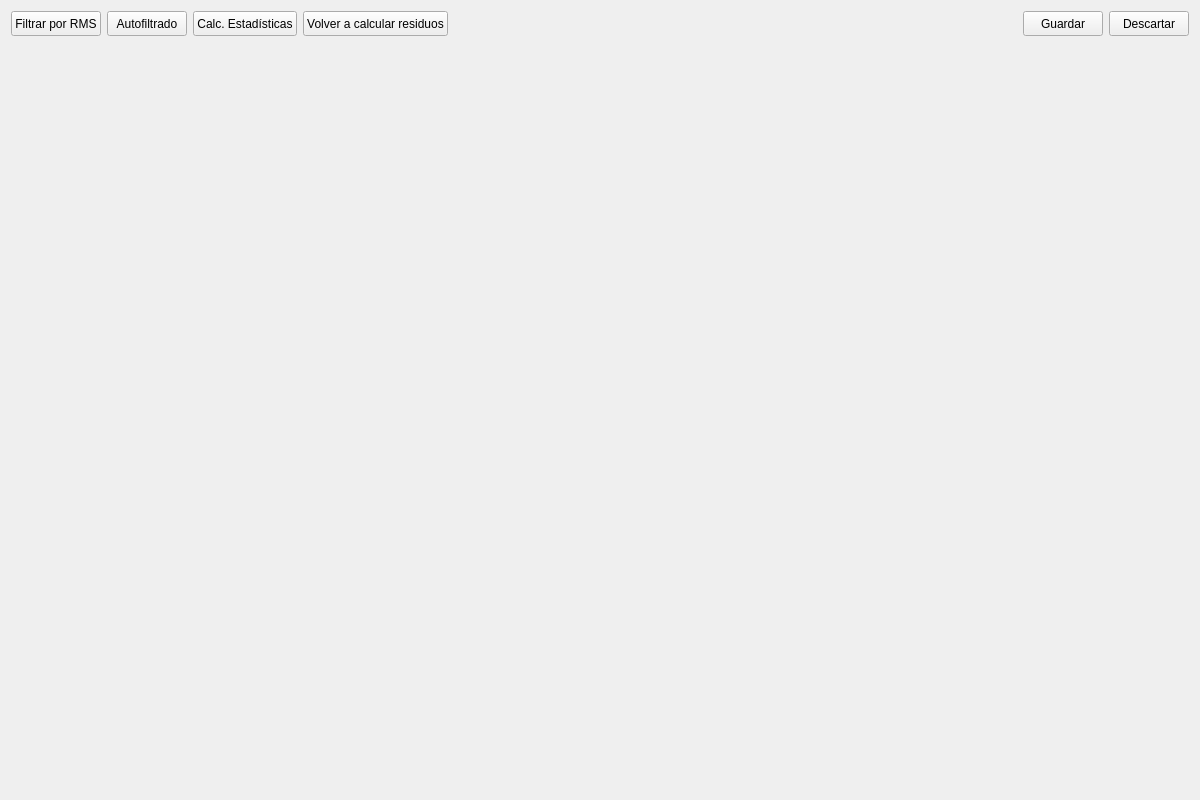
<?xml version="1.0" encoding="UTF-8"?>
<ui version="4.0">
 <class>InteractiveFilterWidget</class>
 <widget class="QWidget" name="InteractiveFilterWidget">
  <property name="geometry">
   <rect>
    <x>0</x>
    <y>0</y>
    <width>1200</width>
    <height>800</height>
   </rect>
  </property>
  <property name="windowTitle">
   <string>Interactive Filter</string>
  </property>
  <layout class="QVBoxLayout" name="mainLayout">
   <property name="stretch">
    <string>0,4,4</string>
   </property>
   <item>
    <layout class="QHBoxLayout" name="buttonLayout">
     <item>
      <widget class="QPushButton" name="btnThreshFilter">
       <property name="minimumSize">
        <size>
         <width>0</width>
         <height>25</height>
        </size>
       </property>
       <property name="text">
        <string>Filtrar por RMS</string>
       </property>
       <property name="icon">
        <iconset resource="resources.qrc">
         <normaloff>:/icons/filter_icon.png</normaloff>:/icons/filter_icon.png</iconset>
       </property>
      </widget>
     </item>
     <item>
      <widget class="QPushButton" name="btnAutoFilter">
       <property name="minimumSize">
        <size>
         <width>0</width>
         <height>25</height>
        </size>
       </property>
       <property name="accessibleName">
        <string>ButtonLilac</string>
       </property>
       <property name="text">
        <string>Autofiltrado</string>
       </property>
       <property name="icon">
        <iconset resource="resources.qrc">
         <normaloff>:/icons/brush_icon&amp;48.png</normaloff>:/icons/brush_icon&amp;48.png</iconset>
       </property>
      </widget>
     </item>
     <item>
      <widget class="QPushButton" name="btnCalc">
       <property name="minimumSize">
        <size>
         <width>0</width>
         <height>25</height>
        </size>
       </property>
       <property name="accessibleName">
        <string>ButtonLilac</string>
       </property>
       <property name="text">
        <string>Calc. Estadísticas</string>
       </property>
       <property name="icon">
        <iconset resource="resources.qrc">
         <normaloff>:/icons/cogs_icon&amp;48.png</normaloff>:/icons/cogs_icon&amp;48.png</iconset>
       </property>
      </widget>
     </item>
     <item>
      <widget class="QPushButton" name="btnRecalcResids">
       <property name="minimumSize">
        <size>
         <width>0</width>
         <height>25</height>
        </size>
       </property>
       <property name="text">
        <string>Volver a calcular residuos</string>
       </property>
      </widget>
     </item>
     <item>
      <spacer name="horizontalSpacer">
       <property name="orientation">
        <enum>Qt::Horizontal</enum>
       </property>
       <property name="sizeHint" stdset="0">
        <size>
         <width>40</width>
         <height>20</height>
        </size>
       </property>
      </spacer>
     </item>
     <item>
      <widget class="QPushButton" name="btnSave">
       <property name="minimumSize">
        <size>
         <width>0</width>
         <height>25</height>
        </size>
       </property>
       <property name="accessibleName">
        <string>ButtonGreen</string>
       </property>
       <property name="text">
        <string>Guardar</string>
       </property>
       <property name="icon">
        <iconset resource="resources.qrc">
         <normaloff>:/icons/save_icon&amp;48.png</normaloff>:/icons/save_icon&amp;48.png</iconset>
       </property>
      </widget>
     </item>
     <item>
      <widget class="QPushButton" name="btnDiscard">
       <property name="minimumSize">
        <size>
         <width>0</width>
         <height>25</height>
        </size>
       </property>
       <property name="accessibleName">
        <string>ButtonRed</string>
       </property>
       <property name="text">
        <string>Descartar</string>
       </property>
       <property name="icon">
        <iconset resource="resources.qrc">
         <normaloff>:/icons/round_delete_icon&amp;48.png</normaloff>:/icons/round_delete_icon&amp;48.png</iconset>
       </property>
      </widget>
     </item>
    </layout>
   </item>
   <item>
    <widget class="Plot" name="d_plot" native="true">
     <property name="sizePolicy">
      <sizepolicy hsizetype="Preferred" vsizetype="Expanding">
       <horstretch>0</horstretch>
       <verstretch>0</verstretch>
      </sizepolicy>
     </property>
    </widget>
   </item>
   <item>
    <widget class="ErrorPlot" name="error_plot" native="true">
     <property name="sizePolicy">
      <sizepolicy hsizetype="Preferred" vsizetype="Expanding">
       <horstretch>0</horstretch>
       <verstretch>0</verstretch>
      </sizepolicy>
     </property>
    </widget>
   </item>
  </layout>
 </widget>
 <customwidgets>
  <customwidget>
   <class>Plot</class>
   <extends>QWidget</extends>
   <header>plot.h</header>
   <container>1</container>
  </customwidget>
  <customwidget>
   <class>ErrorPlot</class>
   <extends>QWidget</extends>
   <header>errorplot.h</header>
   <container>1</container>
  </customwidget>
 </customwidgets>
 <connections/>
</ui>
